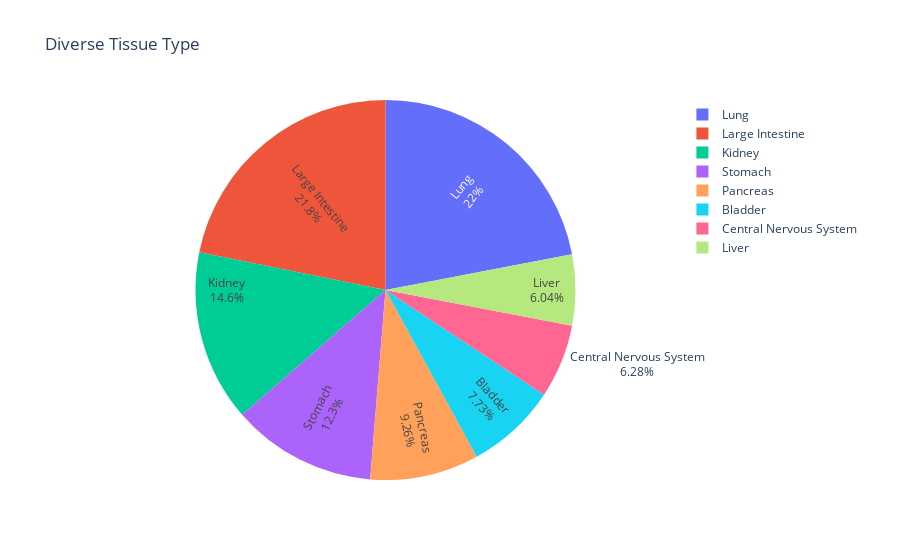

The code cell stored with this chart in its notebook:
### Code cell
fig = px.pie(Tissue_type_counts, values='Count', names='Tissue_type', title="Diverse Tissue Type")
fig.update_traces(textinfo='label+percent', insidetextorientation='radial')

# Save figure to PDF
pio.write_image(fig, 'figs/Tissue_type.pdf')

### Figure 1 — Plotly figure (JSON) as saved in the notebook; plotly's stock layout.template omitted (floating-point values rounded to 4 significant figures)
{"data": [{"domain": {"x": [0, 1], "y": [0, 1]}, "hovertemplate": "Tissue_type=%{label}<br>Count=%{value}<extra></extra>", "insidetextorientation": "radial", "labels": ["Lung", "Large Intestine", "Kidney", "Stomach", "Pancreas", "Bladder", "Central Nervous System", "Liver"], "legendgroup": "", "name": "", "showlegend": true, "textinfo": "label+percent", "type": "pie", "values": [273, 271, 181, 153, 115, 96, 78, 75]}], "layout": {"legend": {"tracegroupgap": 0}, "title": {"text": "Diverse Tissue Type"}}}
